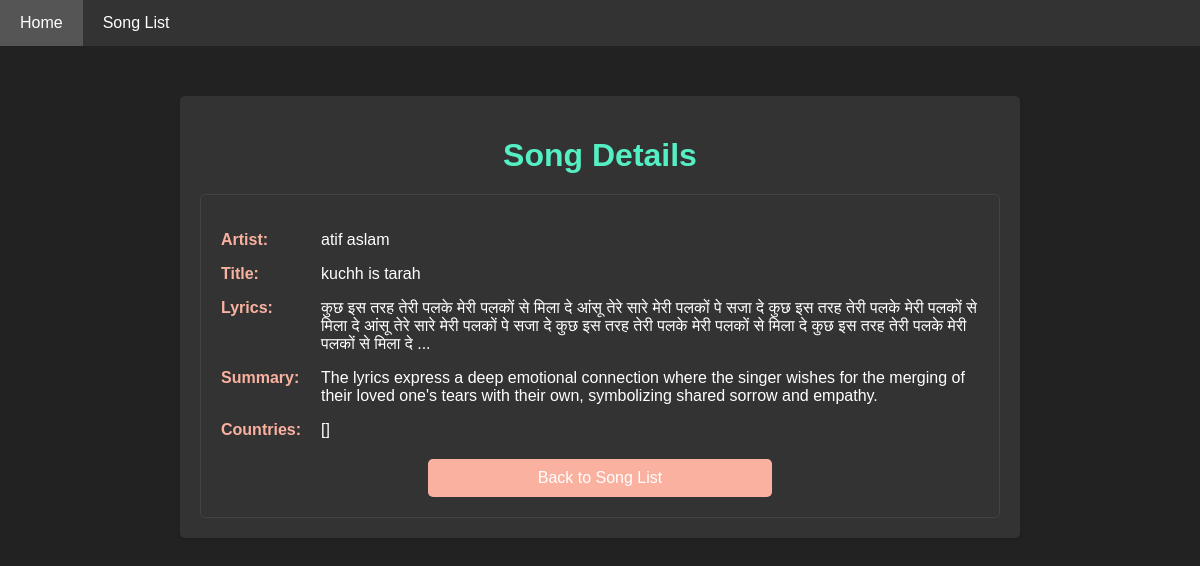
The page /song/2/ on the database its author committed.
### songs/models.py (models this page shows, shortened)
class Song(models.Model):
    artist = models.CharField(max_length=100)
    title = models.CharField(max_length=100)
    summary = models.TextField(blank=True, null=True)
    lyrics = models.TextField(blank=True, null=True)
    countries = models.TextField(blank=True, null=True)

### songs/views.py (the view)
# urls.py: path('song/<int:pk>/', views.song_detail, name='song_details'),
def song_detail(request, pk):
    song = get_object_or_404(Song, pk=pk)
    return render(request, 'song_detail.html', {'song': song})

### songs/templates/song_detail.html (shortened to what this page needs)
{% extends 'base.html' %}
{% block content %}
    <h1>Song Details</h1>
    <div class="result">
        <p><strong>Artist:</strong> <span>{{ song.artist }}</span></p>
        <p><strong>Title:</strong> <span>{{ song.title }}</span></p>
        <p><strong>Lyrics:</strong> <span>{{ song.lyrics }}</span></p>
        <p><strong>Summary:</strong> <span>{{ song.summary }}</span></p>
        <p><strong>Countries:</strong> <span>{{ song.countries }}</span></p>
        <a href="{% url 'song_list' %}" class="back-link">Back to Song List</a>
    </div>
{% endblock %}

### songs/templates/base.html (style rules this page uses)
body { font-family: Arial, sans-serif; margin: 0; padding: 0; background-color: #222; color: #fff; }
h1 { text-align: center; margin-bottom: 20px; color: #55efc4; }

### songs/templates/song_detail.html (style rules this page uses)
.result { margin-top: 20px; padding: 20px; border: 1px solid #444; border-radius: 5px; background-color: #333; color: #fff; }
.result p { margin-bottom: 10px; display: flex; flex-wrap: wrap; }
.result strong { font-weight: bold; color: #fab1a0; width: 100px; flex: 0 0 100px; }
.result span { flex: 1; }
.back-link { padding: 10px 20px; margin-top: 20px; background-color: #fab1a0; color: #fff; text-decoration: none; border-radius: 5px; display: block; text-align: center; transition: background-color 0.3s; width: 40%; margin-left: auto; margin-right: auto; }

### rows shown on the page
Song: artist "atif aslam", title "kuchh is tarah", lyrics "कुछ इस तरह तेरी पलके मेरी पलकों से मिला दे आंसू तेरे सारे मेरी पलकों पे सजा दे कुछ इस तरह तेरी पलके मेरी पलकों से मिला दे आंसू तेरे सारे मेरी पलकों पे सजा दे कुछ इस तरह तेरी पलके मेरी पलकों से मिला दे कुछ इस तरह तेरी पलके मेरी पलकों से मिला दे ...", summary "The lyrics express a deep emotional connection where the singer wishes for the merging of their loved one's tears with their own, symbolizing shared sorrow and empathy.", countries "[]"
